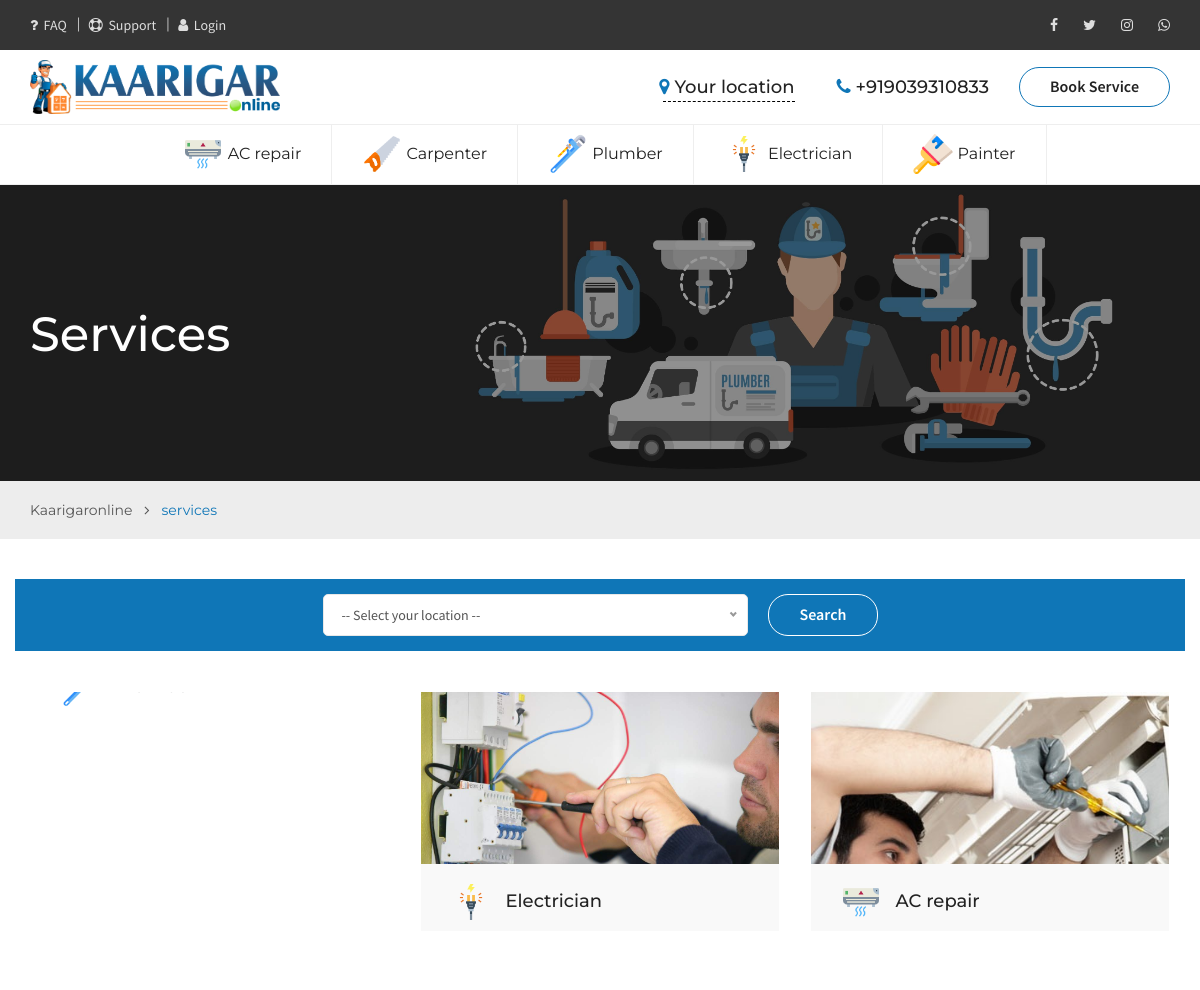
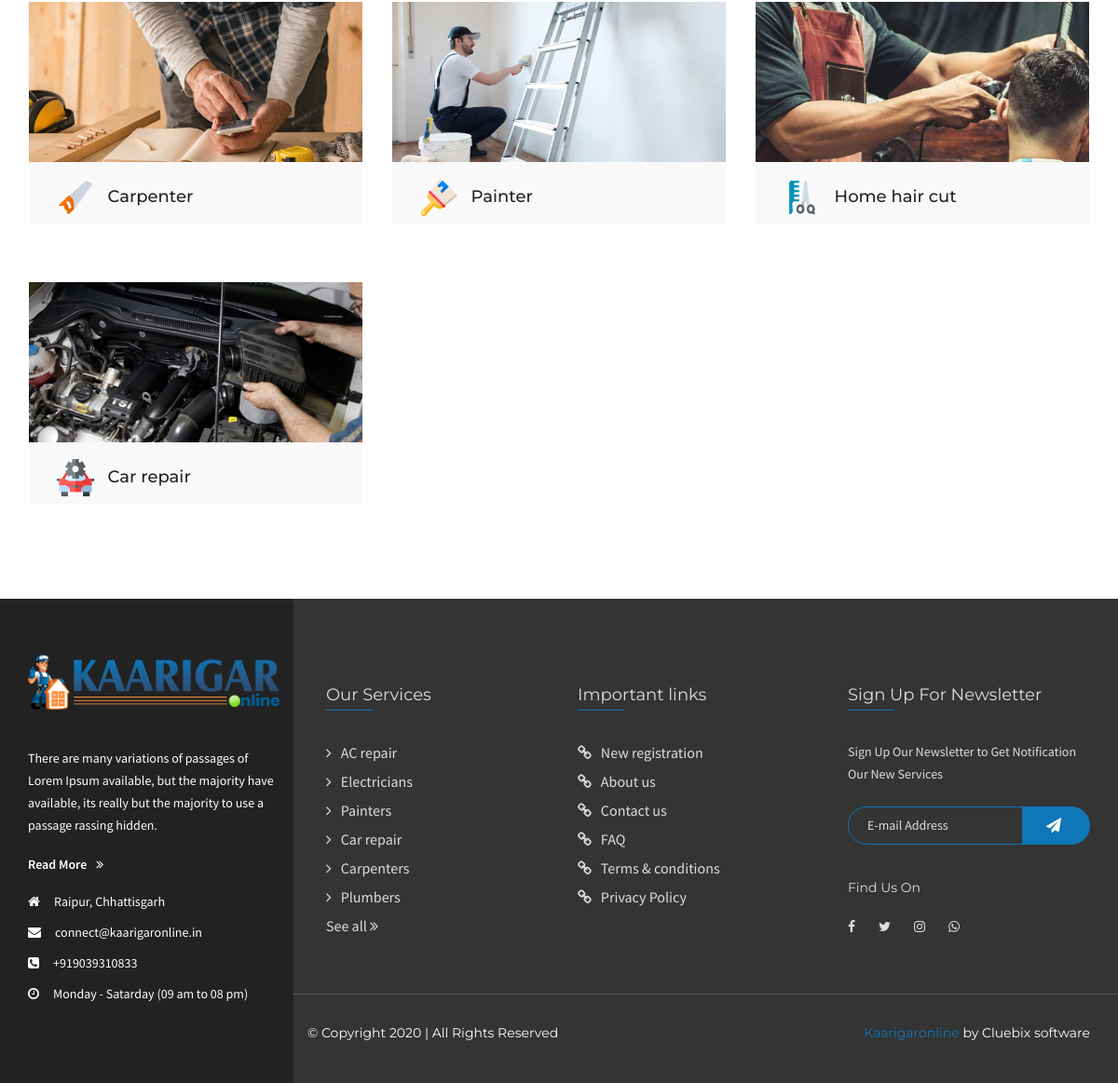
/index.php/home/Services, run on the app's committed database (2 pictures, top to bottom).
### tables this page shows
CREATE TABLE `webprofile` (
  `id` int(11) NOT NULL,
  `email` varchar(30) NOT NULL,
  `phone1` varchar(50) NOT NULL,
  `phone2` varchar(50) NOT NULL,
  `whatsapp_no` varchar(50) NOT NULL,
  `address_line1` varchar(50) NOT NULL,
  `address_line2` varchar(50) NOT NULL,
  `fblink` varchar(50) NOT NULL,
  `instalink` varchar(50) NOT NULL,
  `twitterlink` varchar(50) NOT NULL,
  `youtubelink` varchar(1024) NOT NULL
);

CREATE TABLE `services` (
  `id` int(11) NOT NULL,
  `name` varchar(50) NOT NULL,
  `img_src` varchar(500) NOT NULL,
  `icon_src` varchar(200) NOT NULL,
  `miin_charges` varchar(50) NOT NULL,
  `min_charge_txt` varchar(300) NOT NULL,
  `descr` longtext NOT NULL,
  `can_be_postpaid` int(11) NOT NULL DEFAULT 1,
  `slug` varchar(50) NOT NULL,
  `is_active` int(11) NOT NULL DEFAULT 1
);

### application/views/services.php (the view, shortened to what the rows shown need)
<div class="page-header--section text-center">
    <div class="page--title pd--130-0" data-bg-img="<?=base_url()?>assets/images/page-header-img.jpg">
        <div class="container">
            <h1 class="h1 text-left">Services</h1>
        </div>
    </div>
</div>
<div class="extra-services--section">
    <div class="container">
        <div class="row AdjustRow">
            <div class="col-md-4 col-sm-6 col-xs-12">
                <div class="extra-service--item">
                    <div class="extra-service--info">
                        <div class="extra-service--info-content">
                            <div class="title">
                                <h2 class="h4">
                                    <img src="<?=base_url()?>assets/images/services-img/wrench.png" alt="plumber" class="sv-img">
                                    <a href="service-details.html">Plumber</a>
                                </h2>
                            </div>
                        </div>
                    </div>
                </div>
            </div>
            <div class="col-md-4 col-sm-6 col-xs-12">
                <div class="extra-service--item">
                    <div class="extra-service--info">
                        <div class="extra-service--info-content">
                            <div class="title">
                                <h2 class="h4">
                                    <img src="<?=base_url()?>assets/images/services-img/electricity.png" alt="Electrician" class="sv-img">
                                    <a href="#">Electrician</a>
                                </h2>
                            </div>
                        </div>
                    </div>
                </div>
            </div>
            <div class="col-md-4 col-sm-6 col-xs-12">
                <div class="extra-service--item">
                    <div class="extra-service--info">
                        <div class="extra-service--info-content">
                            <div class="title">
                                <h2 class="h4">
                                    <img src="<?=base_url()?>assets/images/services-img/air-conditioner.png" alt="AC repair" class="sv-img">
                                    <a href="#">AC repair</a>
                                </h2>
                            </div>
                        </div>
                    </div>
                </div>
            </div>
            <div class="col-md-4 col-sm-6 col-xs-12">
                <div class="extra-service--item">
                    <div class="extra-service--info">
                        <div class="extra-service--info-content">
                            <div class="title">
                                <h2 class="h4">
                                    <img src="<?=base_url()?>assets/images/services-img/saw-up.png" alt="Carpenter" class="sv-img">
                                    <a href="#">Carpenter</a>
                                </h2>
                            </div>
                        </div>
                    </div>
                </div>
            </div>
            <div class="col-md-4 col-sm-6 col-xs-12">
                <div class="extra-service--item">
                    <div class="extra-service--info">
                        <div class="extra-service--info-content">
                            <div class="title">
                                <h2 class="h4">
                                    <img src="<?=base_url()?>assets/images/services-img/brush.png" alt="Painter" class="sv-img">
                                    <a href="#">Painter</a>
                                </h2>
                            </div>
                        </div>
                    </div>
                </div>
            </div>
            <div class="col-md-4 col-sm-6 col-xs-12">
                <div class="extra-service--item">
                    <div class="extra-service--info">
                        <div class="extra-service--info-content">
                            <div class="title">
                                <h2 class="h4">
                                    <img src="<?=base_url()?>assets/images/services-img/hair-cut.png" alt="hair cut" class="sv-img">
                                    <a href="#">Home hair cut</a>
                            </div>
                        </div>
                    </div>
                </div>
            </div>
            <div class="col-md-4 col-sm-6 col-xs-12">
                <div class="extra-service--item">
                    <div class="extra-service--info">
                        <div class="extra-service--info-content">
                            <div class="title">
                                <h2 class="h4">
                                    <img src="<?=base_url()?>assets/images/services-img/car-repair.png" alt="car repair" class="sv-img">
                                    <a href="#">Car repair</a>
                            </div>
                        </div>
                    </div>
                </div>
            </div>
        </div>
    </div>
</div>

### application/views/header.php (shortened to what the rows shown need)
<!DOCTYPE html>
<html dir="ltr" lang="en">
<head>
    <link rel="stylesheet" href="https://stackpath.bootstrapcdn.com/font-awesome/4.7.0/css/font-awesome.min.css">
    <link href="<?=base_url()?>assets/css/jquery-ui.min.css" rel="stylesheet">
    <link href="<?=base_url()?>assets/css/bootstrap.min.css" rel="stylesheet">
    <link href="<?=base_url()?>assets/css/owl.carousel.min.css" rel="stylesheet">
    <link href="<?=base_url()?>assets/css/fakeLoader.min.css" rel="stylesheet">
    <link href="<?=base_url()?>assets/css/jquery.timepicker.min.css" rel="stylesheet">
    <link href="<?=base_url()?>assets/css/magnific-popup.css" rel="stylesheet">
    <link href="<?=base_url()?>assets/css/nice-select.css" rel="stylesheet">
    <link href="<?=base_url()?>assets/css/simsCheckbox.css" rel="stylesheet">
    <link href="<?=base_url()?>assets/css/style.css" rel="stylesheet">
    <link href="<?=base_url()?>assets/css/responsive-style.css" rel="stylesheet">
    <link href="<?=base_url()?>assets/css/colors/color-10.css" rel="stylesheet" id="changeColorScheme">
    <link href="<?=base_url()?>assets/css/custom.css" rel="stylesheet">
</head>
<body>
    <div class="wrapper">
        <header class="header--section">
            <div class="header--navbar-top hidden-xxs">
                <div class="container">
                    <div class="float--right">
                        <div class="header--navbar-top-info float--left">
                            <div class="vc--parent">
                                <div class="vc--child">
                                    <ul class="nav">
                                        <li>
                                            <div class="content">
                                                <p>
                                                    <a href="tel:+919039310833" class="h4">
                                                        <i class="fa fa-phone text--primary"></i> +91<?=$web->phone1?>
                                                    </a>
                                                </p>
                                            </div>
                                        </li>
                                    </ul>
                                </div>
                            </div>
                        </div>
                    </div>
                </div>
            </div>
           <nav class="header--navbar navbar" data-trigger="sticky">
            <div class="container">
                <div id="headerNav" class="navbar-collapse collapse float--left">
                    <ul class="header--nav-links nav navbar-nav font--secondary">
                        <?php foreach($services_nav as $svc_nav){?>
                            <li class="header-svc">
                                <a href="<?=base_url('service/').$svc_nav->id.'/'.$svc_nav->slug?>">
                                    <img src="<?=base_url()?>assets/images/services-img/<?=$svc_nav->icon_src?>" alt="Carpenter" class="sv-img">
                                    <span><?=$svc_nav->name?></span>
                                </a>
                            </li>
                        <?php }?>
                    </ul>
                </div>
            </div>
            </nav>
        </header>

### application/views/footer.php (shortened to what the rows shown need)
         <div class="footer--section bg--color-dark">
            <div class="container bg--overlay">
                <div class="row reset--gutter">
                    <div class="col-md-3 bg--color-theme bg--overlay">
                        <div class="footer--about">
                            <div class="info">
                                <ul class="nav">
                                    <li class="fa-home"><?=$web->address_line1?> <?=$web->address_line2?></li>
                                    <li class="fa-envelope"><a href="mailto:connect@kaarigaronline.com"><?=$web->email?></a></li>
                                    <li class="fa-phone-square"><a href="tel:+91<?=$web->phone1?>">+91<?=$web->phone1?></a></li>
                                    <li class="fa-clock-o">Monday - Satarday (09 am to 08 pm) <span>(Sunday Closed)</span></li>
                                </ul>
                            </div>
                        </div>
                    </div>
                    <div class="col-md-9">
                        <div class="footer--widgets row">
                            <div class="footer--widget col-md-4">
                                <div class="widget--title">
                                    <h2 class="h4 ml--2">Our Services</h2>
                                </div>
                            </div>
                            <div class="footer--widget col-md-4">
                                <div class="widget--title">
                                    <h2 class="h4">Important links</h2>
                                </div>
                            </div>
                            <div class="footer--widget col-md-4">
                                <div class="widget--title">
                                    <h2 class="h4">Sign Up For Newsletter</h2>
                                </div>
                            </div>
                        </div>
                    </div>
                </div>
            </div>
        </div>
    </div>
</body>
</html>

### data on the page
webprofile: phone1 "9039310833", address_line1 "Raipur,", address_line2 "Chhattisgarh", email "connect@kaarigaronline.in"
services: icon_src (picture), name "AC repair"
services: icon_src (picture), name "Carpenter"
services: icon_src (picture), name "Plumber"
services: icon_src (picture), name "Electrician"
services: icon_src (picture), name "Painter"
